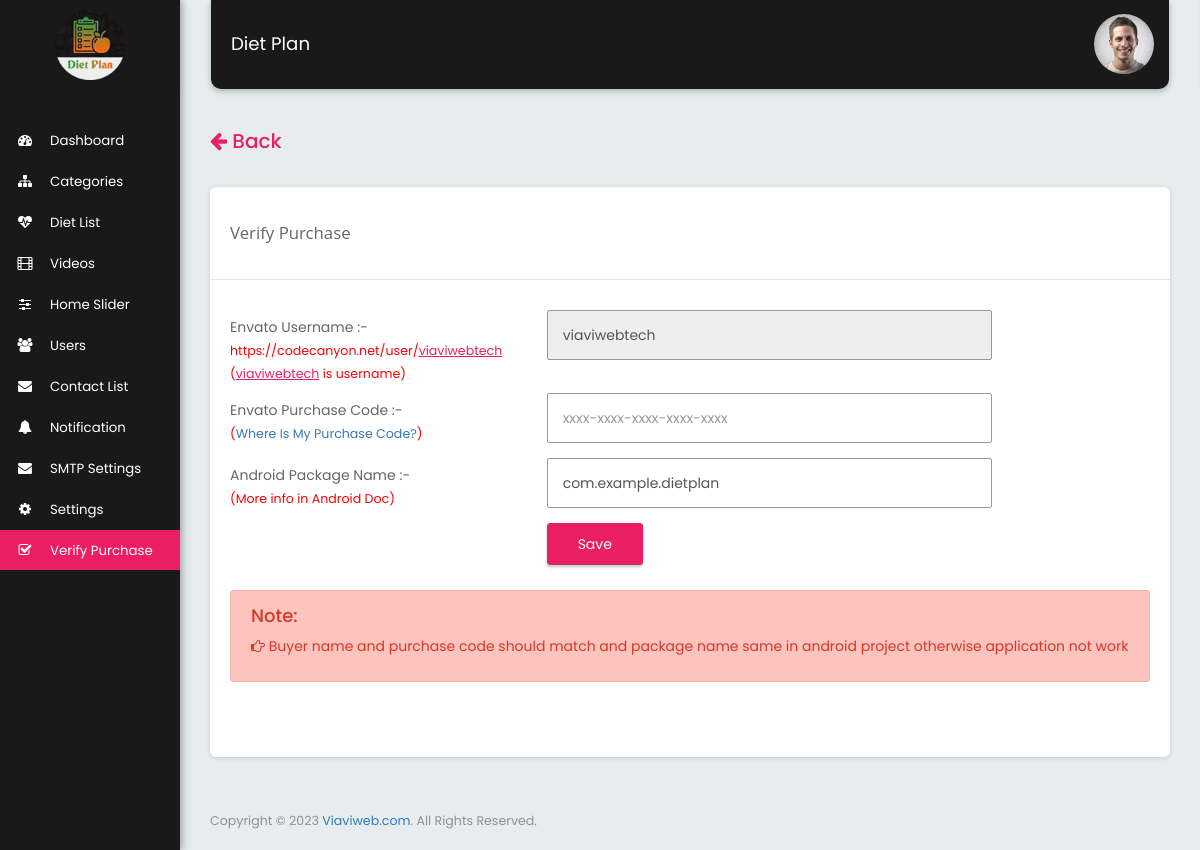
Screenshot of /verification.php (signed in) with the database file from the repository.
### tables this page shows
CREATE TABLE `tbl_settings` (
  `id` int(11) NOT NULL,
  `envato_buyer_name` varchar(200) NOT NULL,
  `envato_purchase_code` varchar(200) NOT NULL,
  `envato_purchased_status` int(1) NOT NULL DEFAULT 0,
  `package_name` varchar(150) NOT NULL,
  `onesignal_app_id` varchar(200) NOT NULL,
  `onesignal_rest_key` varchar(200) NOT NULL,
  `app_name` varchar(150) NOT NULL,
  `app_logo` varchar(200) NOT NULL,
  `app_email` varchar(150) NOT NULL,
  `app_version` varchar(100) NOT NULL,
  `app_author` varchar(200) NOT NULL,
  `app_contact` varchar(200) NOT NULL,
  `app_website` varchar(200) NOT NULL,
  `app_description` text NOT NULL,
  `app_developed_by` varchar(200) NOT NULL,
  `app_privacy_policy` text NOT NULL,
  `app_update_status` varchar(10) NOT NULL DEFAULT 'false',
  `app_new_version` double NOT NULL DEFAULT 1,
  `app_update_desc` text NOT NULL,
  `app_redirect_url` text NOT NULL,
  `cancel_update_status` varchar(10) NOT NULL DEFAULT 'false',
  `banner_ad_type` varchar(30) NOT NULL DEFAULT 'admob',
  `banner_facebook_id` text NOT NULL,
  `interstital_ad_type` varchar(30) NOT NULL DEFAULT 'admob',
  `interstital_facebook_id` text NOT NULL,
  `app_faq` text NOT NULL,
  `app_terms_conditions` text NOT NULL,
  `api_page_limit` int(11) NOT NULL DEFAULT 5,
  `video_status` varchar(10) DEFAULT 'true',
  `home_limit` int(11) NOT NULL DEFAULT 5,
  `account_delete_intruction` text NOT NULL,
  `native_ad` varchar(20) NOT NULL DEFAULT 'false',
  `native_ad_type` varchar(30) NOT NULL DEFAULT 'admob',
  `native_ad_id` text NOT NULL,
  `native_facebook_id` text NOT NULL,
  `native_cat_position` int(10) NOT NULL DEFAULT 1,
  `native_position` int(10) NOT NULL DEFAULT 1,
  `api_cat_order_by` varchar(200) NOT NULL,
  `api_cat_post_order_by` varchar(200) NOT NULL,
  `api_video_order` varchar(200) NOT NULL,
  `publisher_id` varchar(200) NOT NULL,
  `interstital_ad` varchar(200) NOT NULL,
  `interstital_ad_id` varchar(200) NOT NULL,
  `interstital_ad_click` varchar(200) NOT NULL,
  `banner_ad` varchar(200) NOT NULL,
  `banner_ad_id` varchar(200) NOT NULL
);

### verification.php (the view, shortened to what this page needs)
<?php
 $page_title="Verify Purchase";
 include("includes/header.php");
 $qry="SELECT * FROM tbl_settings WHERE id='1'";
 $result=mysqli_query($mysqli,$qry);
 $settings_row=mysqli_fetch_assoc($result);
?>
<div class="row">
  <div class="col-md-12">
    <?php
    if(isset($_SERVER['HTTP_REFERER']))
    {
      echo '<a href="'.$_SERVER['HTTP_REFERER'].'"><h4 class="pull-left" style="font-size: 20px;color: #e91e63"><i class="fa fa-arrow-left"></i> Back</h4></a>';
    }
    ?>
    <div class="card">
      <div class="page_title_block">
        <div class="col-md-5 col-xs-12">
          <div class="page_title"><?=$page_title?></div>
        </div>
      </div>
      <div class="clearfix"></div>
      <div class="card-body mrg_bottom">
        <form action="" name="verify_purchase" method="post" class="form form-horizontal" enctype="multipart/form-data" id="api_form">
          <div class="section">
            <div class="section-body">
              <div class="form-group">
                <label class="col-md-4 control-label">Envato Username :-
                  <p class="control-label-help" style="margin-bottom: 5px">https://codecanyon.net/user/<u style="color: #e91e63">viaviwebtech</u></p>
                  <p class="control-label-help">(<u style="color: #e91e63">viaviwebtech</u> is username)</p>
                </label>
                <div class="col-md-6">
                  <input type="text" name="envato_buyer_name" readonly id="envato_buyer_name" value="<?php echo $settings_row['envato_buyer_name'];?>" class="form-control" placeholder="viaviwebtech">
                </div>
              </div>
              <div class="form-group">
                <label class="col-md-4 control-label">Envato Purchase Code :-
                  <p class="control-label-help">(<a href="https://help.market.envato.com/hc/en-us/articles/202822600-Where-Is-My-Purchase-Code" target="_blank">Where Is My Purchase Code?</a>)</p>
                </label>
                <div class="col-md-6">
                  <input type="text" name="envato_purchase_code" id="envato_purchase_code" value="<?php echo $settings_row['envato_purchase_code'];?>" class="form-control" placeholder="xxxx-xxxx-xxxx-xxxx-xxxx">
                </div>
              </div>
              <div class="form-group">
                <label class="col-md-4 control-label">Android Package Name :-
                  <p class="control-label-help">(More info in Android Doc)</p>
                </label>
                <div class="col-md-6">
                  <input type="text" name="package_name" id="package_name" value="<?php echo $settings_row['package_name'];?>" class="form-control" placeholder="com.example.myapp">
                </div>
              </div>
              <div class="form-group">
                <div class="col-md-9 col-md-offset-4">
                  <button type="submit" name="verify_purchase_submit" class="btn btn-primary">Save</button>
                </div>
              </div>
            </div>
          </div>
        </form>
        <br/>
        <div class="alert alert-danger alert-dismissible fade in" role="alert">
          <h4 id="oh-snap!-you-got-an-error!">Note:<a class="anchorjs-link" href="#oh-snap!-you-got-an-error!"><span class="anchorjs-icon"></span></a></h4>
          <p style="margin-bottom: 10px"><i class="fa fa-hand-o-right"></i> Buyer name and purchase code should match and package name same in android project otherwise application not work</p>
        </div>
      </div>
    </div>
  </div>
</div>
<?php include("includes/footer.php");?>

### includes/header.php (style rules this page uses)
p.control-label-help { color: red !important; }

### rows the page displays
tbl_settings: envato_buyer_name "viaviwebtech", package_name "com.example.dietplan"

### other values shown
APP_NAME "Diet Plan"
$page_title "Verify Purchase"
